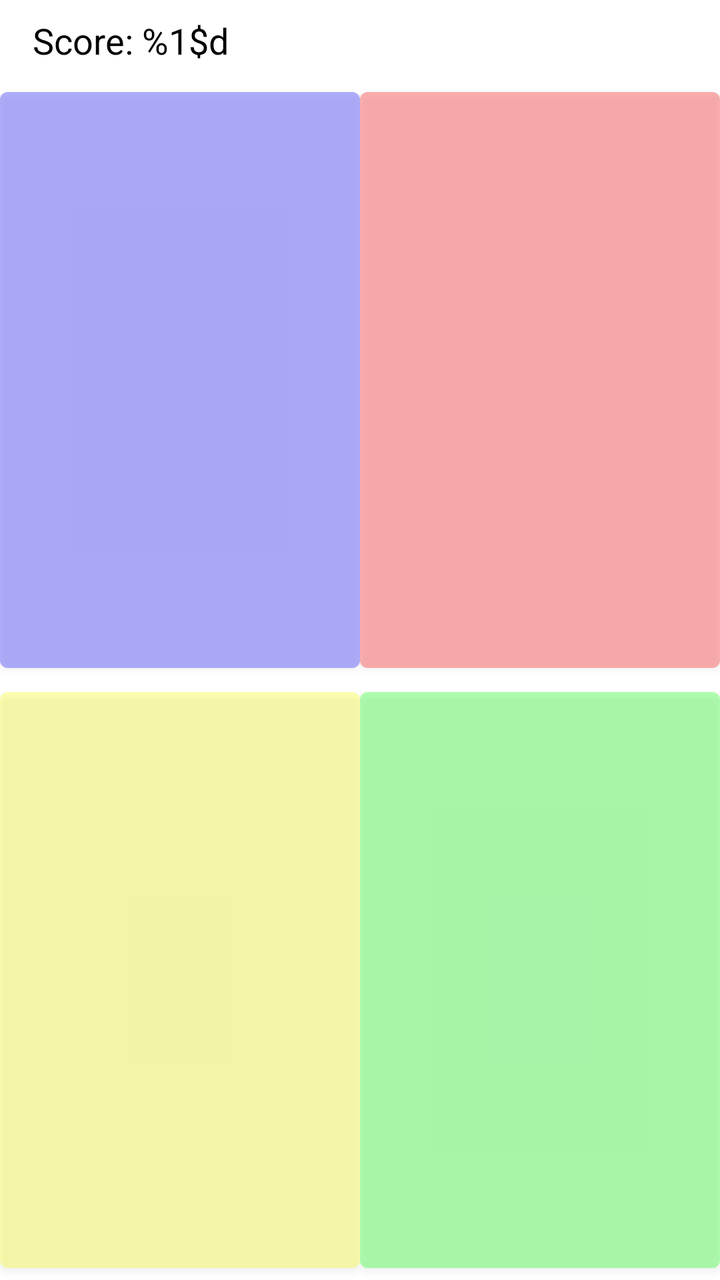
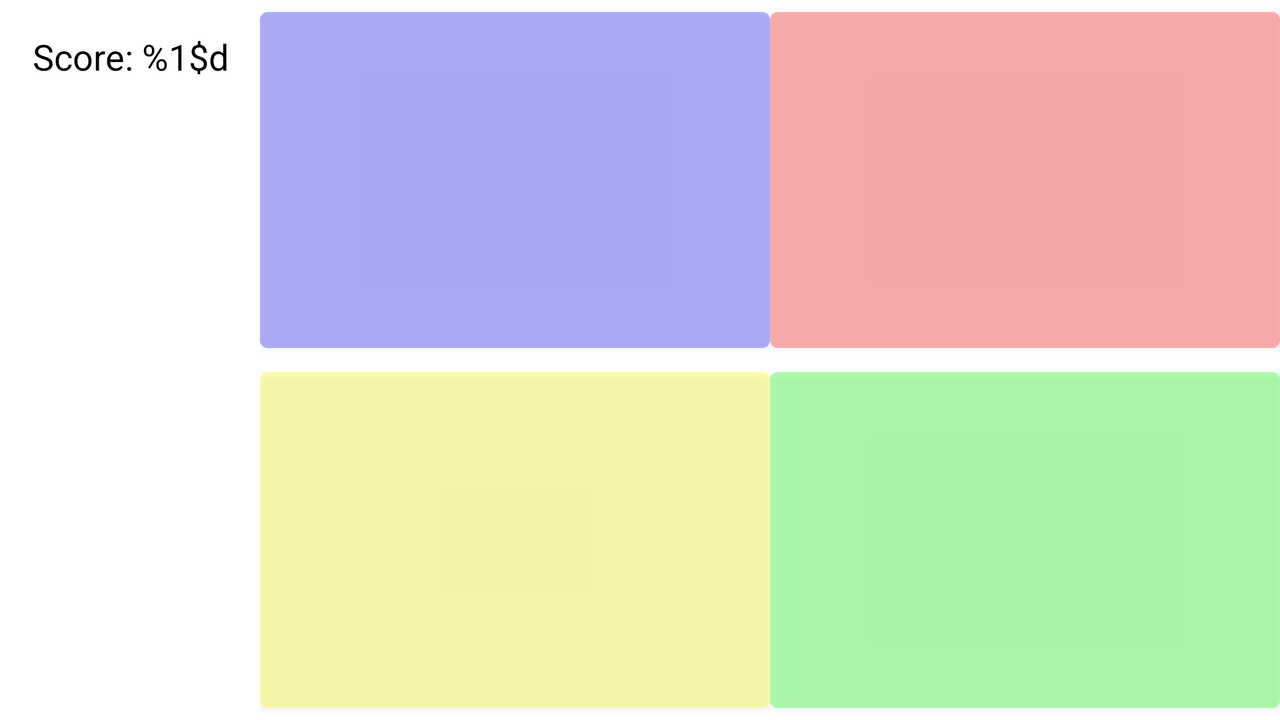

The same Android screen from two of the app's own layout files: first res/layout/ as a phone draws it, then the repository's variant for another configuration, drawn on a device whose configuration selects that folder. Both files follow.
<!-- AndroidManifest.xml: application theme Theme.SimonSays -->
<!-- res/layout/activity_game.xml -->
<?xml version="1.0" encoding="utf-8"?>
<LinearLayout xmlns:android="http://schemas.android.com/apk/res/android"
    xmlns:app="http://schemas.android.com/apk/res-auto"
    xmlns:tools="http://schemas.android.com/tools"
    android:layout_width="match_parent"
    android:layout_height="match_parent"
    android:orientation="vertical">

    <androidx.constraintlayout.widget.ConstraintLayout
        android:layout_width="match_parent"
        android:layout_height="0dp"
        android:layout_weight="1"
        android:paddingHorizontal="16dp">

        <TextView
            android:id="@+id/lbl_scoreText"
            android:layout_width="wrap_content"
            android:layout_height="wrap_content"
            android:background="@color/white"
            android:text="@string/score_label"
            android:textAlignment="center"
            android:textSize="18sp"
            android:textColor="@color/black"
            app:layout_constraintStart_toStartOf="parent"
            app:layout_constraintTop_toTopOf="parent"
            app:layout_constraintBottom_toBottomOf="parent" />
    </androidx.constraintlayout.widget.ConstraintLayout>

    <GridLayout
        android:layout_width="match_parent"
        android:layout_height="0dp"
        android:layout_weight="15"
        android:columnCount="2"
        android:rowCount="2">

        <Button
            android:id="@+id/btn_blue"
            android:layout_width="0dp"
            android:layout_height="0dp"
            android:layout_columnWeight="1"
            android:layout_rowWeight="1"
            android:alpha="0.3"
            android:backgroundTint="@color/lightBlue"
            android:contentDescription="@string/speakable_blue_button"
            android:soundEffectsEnabled="false"
            android:tag="blue"
            tools:ignore="VisualLintButtonSize" />

        <Button
            android:id="@+id/btn_red"
            android:layout_width="0dp"
            android:layout_height="0dp"
            android:layout_columnWeight="1"
            android:layout_rowWeight="1"
            android:alpha="0.3"
            android:backgroundTint="@color/lightRed"
            android:contentDescription="@string/speakable_red_button"
            android:soundEffectsEnabled="false"
            android:tag="red"
            tools:ignore="VisualLintButtonSize" />

        <Button
            android:id="@+id/btn_yellow"
            android:layout_width="0dp"
            android:layout_height="0dp"
            android:layout_rowWeight="1"
            android:layout_columnWeight="1"
            android:alpha="0.3"
            android:backgroundTint="@color/lightYellow"
            android:contentDescription="@string/speakable_yellow_button"
            android:soundEffectsEnabled="false"
            android:tag="yellow"
            tools:ignore="VisualLintButtonSize" />

        <Button
            android:id="@+id/btn_green"
            android:layout_width="0dp"
            android:layout_height="0dp"
            android:layout_columnWeight="1"
            android:layout_rowWeight="1"
            android:alpha="0.3"
            android:backgroundTint="@color/lightGreen"
            android:contentDescription="@string/speakable_green_button"
            android:soundEffectsEnabled="false"
            android:tag="green"
            tools:ignore="VisualLintButtonSize" />

    </GridLayout>

    <RelativeLayout
        android:id="@+id/game_ad_container"
        android:layout_width="match_parent"
        android:layout_height="wrap_content">
    </RelativeLayout>
</LinearLayout>
<!-- resources referenced by this layout -->
<resources>
  <color name="black">#FF000000</color>
  <color name="lightBlue">#0000FF</color>
  <color name="lightGreen">#00FF00</color>
  <color name="lightRed">#FF0000</color>
  <color name="lightYellow">#FFFF00</color>
  <color name="white">#FFFFFFFF</color>
  <string name="score_label">Score: %1$d</string>
  <string name="speakable_blue_button">Blue</string>
  <string name="speakable_green_button">Green</string>
  <string name="speakable_red_button">Red</string>
  <string name="speakable_yellow_button">Yellow</string>
  <style name="Theme.SimonSays" parent="Theme.MaterialComponents.DayNight.DarkActionBar">
          
          <item name="colorPrimary">@color/blue_500</item>
          <item name="colorPrimaryVariant">@color/blue_500</item>
          <item name="colorOnPrimary">@color/white</item>
          
          <item name="colorSecondary">@color/teal_200</item>
          <item name="colorSecondaryVariant">@color/teal_700</item>
          <item name="colorOnSecondary">@color/black</item>
          
          <item name="android:statusBarColor" tools:targetApi="l">?attr/colorPrimaryVariant</item>
          
      </style>
  <color name="blue_500">#0277bd</color>
  <color name="teal_200">#FF03DAC5</color>
  <color name="teal_700">#FF018786</color>
</resources>
<!-- res/layout-land/activity_game.xml (the repository's variant of the layout above) -->
<!-- drawn on the phone turned sideways -->
<?xml version="1.0" encoding="utf-8"?>
<LinearLayout xmlns:android="http://schemas.android.com/apk/res/android"
    xmlns:app="http://schemas.android.com/apk/res-auto"
    xmlns:tools="http://schemas.android.com/tools"
    android:layout_width="match_parent"
    android:layout_height="match_parent"
    android:baselineAligned="false"
    android:orientation="vertical">

    <LinearLayout
        android:layout_width="match_parent"
        android:layout_height="0dp"
        android:layout_weight="1"
        android:baselineAligned="false"
        android:orientation="horizontal">

        <androidx.constraintlayout.widget.ConstraintLayout
            android:layout_width="wrap_content"
            android:layout_height="wrap_content"
            android:padding="16dp">

            <TextView
                android:id="@+id/lbl_scoreText"
                android:layout_width="wrap_content"
                android:layout_height="wrap_content"
                android:background="@color/white"
                android:text="@string/score_label"
                android:textAlignment="center"
                android:textSize="18sp"
                android:textColor="@color/black"
                app:layout_constraintStart_toStartOf="parent"
                app:layout_constraintTop_toTopOf="parent"
                app:layout_constraintEnd_toEndOf="parent" />
        </androidx.constraintlayout.widget.ConstraintLayout>

        <GridLayout
            android:layout_width="match_parent"
            android:layout_height="match_parent"
            android:columnCount="2"
            android:rowCount="2">

            <Button
                android:id="@+id/btn_blue"
                android:layout_width="0dp"
                android:layout_height="0dp"
                android:layout_columnWeight="1"
                android:layout_rowWeight="1"
                android:alpha="0.3"
                android:backgroundTint="@color/lightBlue"
                android:contentDescription="@string/speakable_blue_button"
                android:soundEffectsEnabled="false"
                android:tag="blue"
                tools:ignore="VisualLintButtonSize" />

            <Button
                android:id="@+id/btn_red"
                android:layout_width="0dp"
                android:layout_height="0dp"
                android:layout_columnWeight="1"
                android:layout_rowWeight="1"
                android:alpha="0.3"
                android:backgroundTint="@color/lightRed"
                android:contentDescription="@string/speakable_red_button"
                android:soundEffectsEnabled="false"
                android:tag="red"
                tools:ignore="VisualLintButtonSize" />

            <Button
                android:id="@+id/btn_yellow"
                android:layout_width="0dp"
                android:layout_height="0dp"
                android:layout_rowWeight="1"
                android:layout_columnWeight="1"
                android:alpha="0.3"
                android:backgroundTint="@color/lightYellow"
                android:contentDescription="@string/speakable_yellow_button"
                android:soundEffectsEnabled="false"
                android:tag="yellow"
                tools:ignore="VisualLintButtonSize" />

            <Button
                android:id="@+id/btn_green"
                android:layout_width="0dp"
                android:layout_height="0dp"
                android:layout_columnWeight="1"
                android:layout_rowWeight="1"
                android:alpha="0.3"
                android:backgroundTint="@color/lightGreen"
                android:contentDescription="@string/speakable_green_button"
                android:soundEffectsEnabled="false"
                android:tag="green"
                tools:ignore="VisualLintButtonSize" />
        </GridLayout>
    </LinearLayout>

    <RelativeLayout
        android:id="@+id/game_ad_container"
        android:layout_width="match_parent"
        android:layout_height="wrap_content">
    </RelativeLayout>
</LinearLayout>
